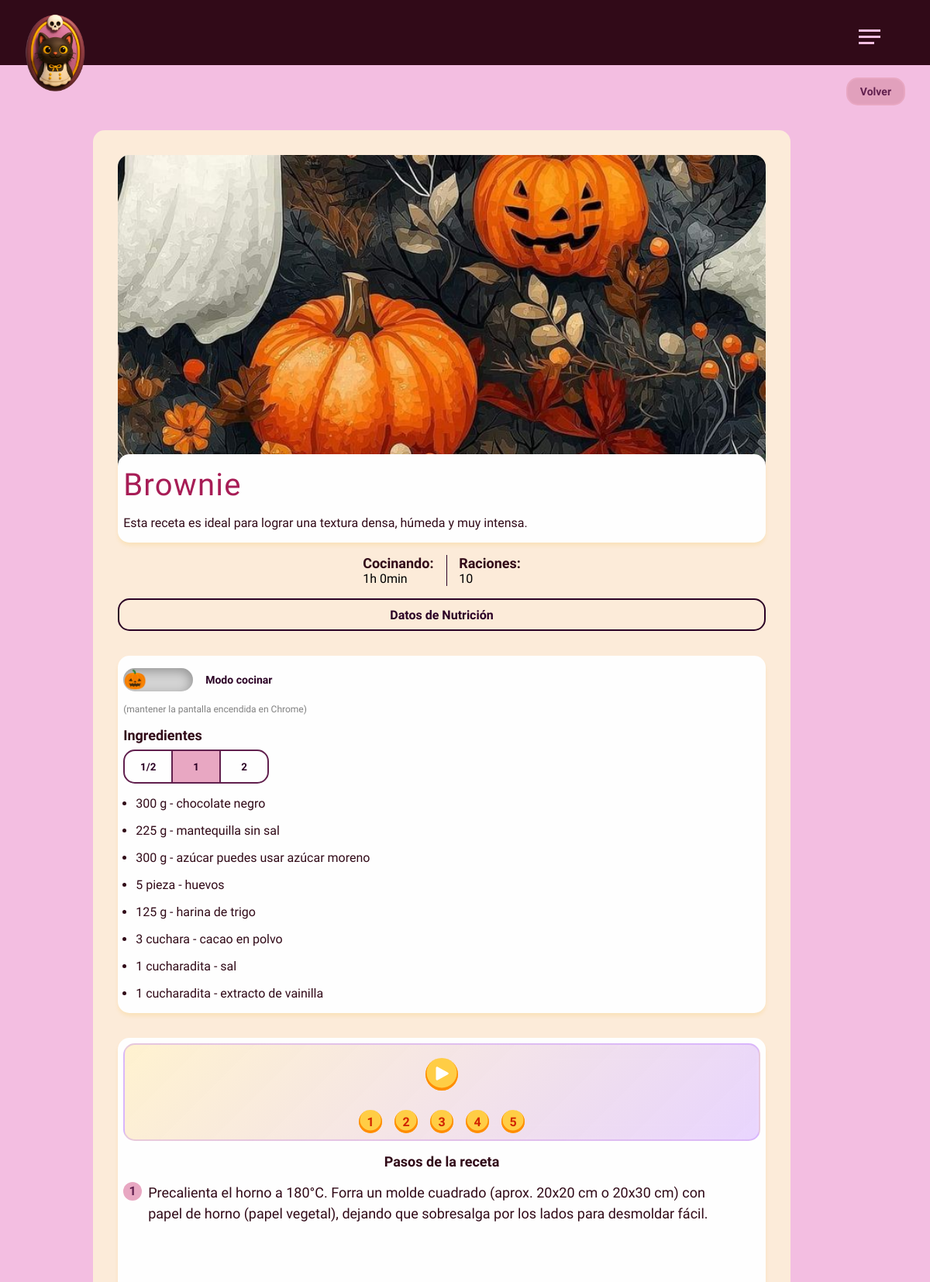
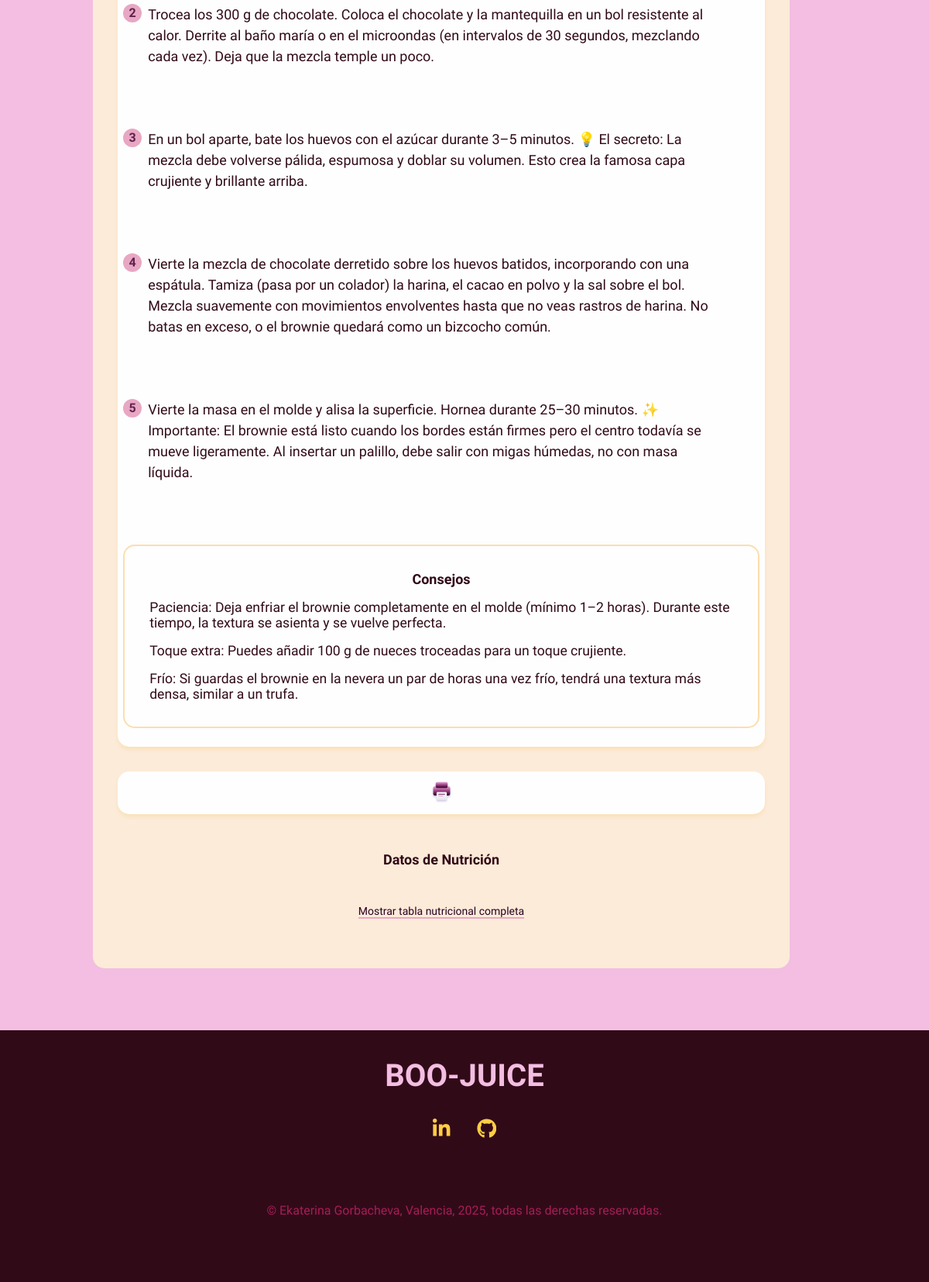
/receta/11, run on the app's committed database (2 pictures, top to bottom).
### tables this page shows
CREATE TABLE recetas (
        id INTEGER PRIMARY KEY AUTOINCREMENT,
        usuario_id INTEGER NULL,
        nombre_receta TEXT NOT NULL,
        descripcion TEXT NOT NULL 
            DEFAULT 'Nadie podría describir con palabras el sabor de este plato',
        portada TEXT,
        video TEXT,
        tiempo_preparacion INTEGER,
        cantidad_porciones INTEGER NOT NULL DEFAULT 2,
        fecha_creacion DATETIME NOT NULL,
        fecha_modificacion DATETIME NOT NULL DEFAULT CURRENT_TIMESTAMP,
        FOREIGN KEY (usuario_id)
            REFERENCES usuarios(id)
            ON DELETE SET NULL
    );

CREATE TABLE ingredientes_en_receta (
        id INTEGER PRIMARY KEY AUTOINCREMENT,
        receta_id INTEGER NOT NULL,
        ingrediente_id INTEGER NOT NULL,         
        cantidad REAL NOT NULL DEFAULT 1.0,
        medida TEXT NOT NULL CHECK (
            medida IN (
                'pieza', 'g', 'kg', 'cuchara', 'cucharadita',
                'taza', 'ml', 'l', 'al gusto', 'pizca'
            )
        ),
        FOREIGN KEY (receta_id)
            REFERENCES recetas(id)
            ON DELETE CASCADE, 
        FOREIGN KEY (ingrediente_id)
            REFERENCES ingredientes(id)
            ON DELETE CASCADE
    );

CREATE TABLE ingredientes (
        id INTEGER PRIMARY KEY AUTOINCREMENT,
        nombre_ingrediente_es TEXT NOT NULL,
        nombre_ingrediente_en TEXT,  
        protein_G REAL, 
        fat_G REAL, 
        energy_KCAL REAL,
        carbohydrate_G REAL, 
        fecha_creacion DATETIME NOT NULL,
        fecha_modificacion DATETIME NOT NULL DEFAULT CURRENT_TIMESTAMP  
        
              
    );

CREATE TABLE pasos_receta (
        id INTEGER PRIMARY KEY AUTOINCREMENT,
        receta_id INTEGER NOT NULL,
        numero_paso INTEGER NOT NULL,
        descripcion TEXT NOT NULL,
        imagen TEXT,
        FOREIGN KEY (receta_id)
            REFERENCES recetas(id)
            ON DELETE CASCADE,
        UNIQUE (receta_id, numero_paso)
    );

CREATE TABLE tips_receta (
        id INTEGER PRIMARY KEY AUTOINCREMENT,
        receta_id INTEGER NOT NULL,
        descripcion TEXT NOT NULL,
        FOREIGN KEY (receta_id)
            REFERENCES recetas(id)
            ON DELETE CASCADE
    );

### routes/showrecepies.py (the view)
@recepy_page.route('/receta/<int:id>')
def receta(id):
    is_user = session.get('user_loggedin')
    if is_user:
        user_sql_id = session.get("sql_user_id")
    else: user_sql_id = ""
    try:
        with dbquery.get_connection('recetas.db') as conn:
            data = dbquery.get_receta_by_id(id, conn)
            for item in (data or {}).get('ingredientes', []):
                if type(item['cantidad']) == float and (item['cantidad'] < 1 and item['cantidad'] > 0):
                    frac = Fraction(item['cantidad']).limit_denominator(10)
                    item['cantidad_str'] = str(frac)
                elif type(item['cantidad']) == float and item['cantidad'] >= 1:
                    item['cantidad_str'] = f"{item['cantidad']:g}"
                else:
                    item['cantidad_str'] = ''
            receta_in_favoritos = dbquery.check_receta_in_favoritos(conn, id, user_sql_id)
            can_save = bool(is_user and not receta_in_favoritos)
    except Exception as e:
        logger.error(f"Error getting data: {e}")
        abort(500)
    if not data:
        abort(404)
    return render_template('receta.html', data=data, user=is_user, can_save=can_save)

### app.py (called while the page is built)
@app.before_request
def load_user_from_session():
    uid = session.get("uid")
    if uid:
        g.user = {
            "uid": uid,
            "email_verified": session.get("email_verified", False)
        }
    else:
        g.user = None

### sqlite_CRUD_script.py (called while the page is built)
def create_connection(db_name: str) -> sqlite3.Connection:
    conn = sqlite3.connect(db_name)
    logger.debug('Conexión con DB establecida de forma correcta')
    return conn

def close_connection(conn):
    conn.close()
    logger.debug('Conexion con DB finalizada de forma correcta.')

@contextmanager
def get_connection(db_name: str):
    conn = create_connection(db_name)
    try:
        yield conn
    finally:
        close_connection(conn)

def make_dicts(cursor, row):
    return dict((cursor.description[idx][0], value)
                for idx, value in enumerate(row))

def check_receta_in_favoritos(conn, receta_id, user_id):
    conn.row_factory = make_dicts
    cursor = conn.cursor()
    cursor.execute("""
        SELECT * FROM usuarios_recetas_favoritos WHERE receta_id = ? AND usuario_id = ?;
    """, (receta_id, user_id))
    recetas = cursor.fetchall()
    return True if recetas else False

### templates/receta.html (shortened to what this page needs)
{% extends './layout.html' %}
{% block styles %}
<link rel="stylesheet" href="{{ url_for('static', filename='styles/receta.css')}}">
{% endblock %}
{% block volver_button %}
    <a href="/recetas#{{ 'receta_id_' + data.id|string }}" onclick="history.back(); return false;" class="volver-button">Volver </a>
{% endblock %}
{% block content %}
<div class="wrapper-main">
    <div class="content-inner">
        <section class="comon__info">
            <div class="cell">
                    <div class="img__box">
                        <img
                            src="{{ data.portada or [
                                url_for('static', filename='assets/images/shopping.jpg'),
                                url_for('static', filename='assets/images/pattern2.jpg'),
                                url_for('static', filename='assets/images/pattern3.jpg'),
                                url_for('static', filename='assets/images/pattern_boo_1.jpg'),
                                url_for('static', filename='assets/images/iconPimpkinIdea.jpg')
                            ] | random }}"
                            alt="{{ data.nombre_receta }}"
                            >
                    </div>
                    <div class="title__box">
                        <div class="name__like_btn">
                            <h1>{{ data.nombre_receta }}</h1>
                        </div>
                        <p>{{ data.descripcion }}</p>
                    </div>
            </div>
            <div class="preparation__info">
                <div>
                    <h3 class="label">Cocinando:</h3>
                    <p>{{ data.tiempo_preparacion//60 }}h {{ data.tiempo_preparacion%60 }}min</p>
                </div>
                <div>
                    <h3 class="label">Raciones:</h3>
                    <p>{{ data.cantidad_porciones }}</p>
                </div>
            </div>
            <a href="#nutricion" class="outlined__link">Datos de Nutrición</a>
        </section>
        <section class="ingredientes">
            <div class="ingredientes__btns">
                <label class="theme-toggle" aria-label="Toggle for no shutdown display">
                    <span class="slider">
                        <span class="icon">🎃</span>
                    </span>
                </label>
                <p class="toggle_label">Modo cocinar</p>
            </div>
            <small class="hint_pantalla">(mantener la pantalla encendida en Chrome)</small>
            <div class="ingredientes__size">
                <h3 class="label">Ingredientes</h3>
                <div class="btns__box">
                    <button data-factor="0.5">1/2</button>
                    <hr>
                    <button data-factor="1" class="active">1</button>
                    <hr>
                    <button data-factor="2">2</button>
                </div>
            </div>
            <ul class="ingredientes__list">
                {% for item in data.ingredientes %}
                <li
                    data-base="{{ item.cantidad }}"
                    data-medida="{{ item.medida }}"
                    data-nombre="{{ item.nombre_ingrediente_es }}"
                >{{ item.cantidad_str }} {{ item.medida }} - {{ item.nombre_ingrediente_es }}</li>
                {% endfor %}
            </ul>
        </section>
        <section class="steps">
            {% if data.pasos %}
            <div class="player-box">
                <div class="player">
                    <button type="button" id="play_recepy" class="play">
                        <svg xmlns="http://www.w3.org/2000/svg" viewBox="0 0 448 512" class="play_svg" fill="currentColor">
                            <path d="M91.2 36.9c-12.4-6.8-27.4-6.5-39.6 .7S32 57.9 32 72l0 368c0 14.1 7.5 27.2 19.6 34.4s27.2 7.5 39.6 .7l336-184c12.8-7 20.8-20.5 20.8-35.1s-8-28.1-20.8-35.1l-336-184z"/>
                        </svg>
                    </button>
                </div>
                <div class="step-box">
                    {% for item in data.pasos %}
                    <button class="player-by-step" type="button"> {{ item.numero_paso }} </button>
                    {% endfor %}
                </div>
            </div>
            {% endif %}
            <h3 class="label">Pasos de la receta</h3>
            {% for item in data.pasos %}
            <div class="step"
                data-base="{{ item.numero_paso }}"
                data-medida="{{ item.descripcion }}"
            >
                <div class="step_num"><p>{{ item.numero_paso }}</p></div>
                <p>{{ item.descripcion }}</p>
            </div>
            {% endfor %}
            {% if data.tips %}
            <div class="simple-box">
                <h3 class="label">Consejos</h3>
                {% for item in data.tips %}
                <p class="text">{{ item.descripcion }}</p>
                {% endfor %}
            </div>
            {% endif %}
        </section>
        <section class="steps_end_btns_box">
            <div class="steps_end_btns">
                <a href="{{ url_for('recepy_page.recepy_pdf', id=data.id)  }}" target="_blank">
                </a>
            </div>
        </section>
        <section class="nutricion" id="nutricion">
            <h3 class="label">Datos de Nutrición</h3>
            <div class="simple_link">
                <a href="{{ url_for('calorias', id=data.id) }}" >Mostrar tabla nutricional completa</a>
                <hr>
            </div>
        </section>
    </div>
</div>
{% endblock %}

### static/styles/layout.css (style rules this page uses)
.volver-button { padding: 0.5rem 1rem; background-color: rgb(225.25, 160.25, 188.2); color: #61204e; border: solid 2px #e8a7c2; border-radius: 15px; cursor: pointer; text-decoration: none; font-weight: 600; font-size: 14px; font-family: "Bai Jamjuree", sans-serif; letter-spacing: 10%; transition: all 0.5s ease-in-out; }
.text { font-size: clamp(0.9rem, 1.5vw, 1.1rem); font-family: "Bai Jamjuree", sans-serif; color: #310A18; font-weight: 400; }
.label { font-size: clamp(1rem, 1.5vw, 1.2rem); font-family: "Bai Jamjuree", sans-serif; color: #61204e; font-weight: 600; }
.simple-box { padding: 2em; border-radius: 15px; border: solid 2px rgb(252.6, 221, 173.6); width: 100%; display: flex; flex-direction: column; align-items: start; justify-content: center; text-align: start; gap: 1rem; }
* { margin: 0; padding: 0; box-sizing: border-box; font-family: "Bai Jamjuree", sans-serif; scroll-behavior: smooth; scroll-margin-top: 20vh; }
body { background-color: #F3BEE1; min-height: 100vh; display: flex; flex-direction: column; align-items: center; justify-content: center; text-align: start; }

### data on the page
recetas: nombre_receta "Brownie", descripcion "Esta receta es ideal para lograr una textura densa, húmeda y muy intensa.", tiempo_preparacion "1", data.tiempo_preparacion%60 "0", cantidad_porciones "10"
ingredientes_en_receta: cantidad_str "300", medida "g", nombre_ingrediente_es "chocolate negro"
ingredientes_en_receta: cantidad_str "225", medida "g", nombre_ingrediente_es "mantequilla sin sal"
ingredientes_en_receta: cantidad_str "300", medida "g", nombre_ingrediente_es "azúcar puedes usar azúcar moreno"
ingredientes_en_receta: cantidad_str "5", medida "pieza", nombre_ingrediente_es "huevos"
ingredientes_en_receta: cantidad_str "125", medida "g", nombre_ingrediente_es "harina de trigo"
ingredientes_en_receta: cantidad_str "3", medida "cuchara", nombre_ingrediente_es "cacao en polvo"
ingredientes_en_receta: cantidad_str "1", medida "cucharadita", nombre_ingrediente_es "sal"
ingredientes_en_receta: cantidad_str "1", medida "cucharadita", nombre_ingrediente_es "extracto de vainilla"
pasos_receta: numero_paso "1", descripcion "Precalienta el horno a 180°C. Forra un molde cuadrado (aprox. 20x20 cm o 20x30 cm) con papel de horno (papel vegetal), dejando que sobresalga por los lados para desmoldar fácil."
pasos_receta: numero_paso "2", descripcion "Trocea los 300 g de chocolate. Coloca el chocolate y la mantequilla en un bol resistente al calor. Derrite al baño maría o en el microondas (en intervalos de 30 segundos, mezclando cada vez). Deja que la mezcla temple un poco."
pasos_receta: numero_paso "3", descripcion "En un bol aparte, bate los huevos con el azúcar durante 3–5 minutos. 💡 El secreto: La mezcla debe volverse pálida, espumosa y doblar su volumen. Esto crea la famosa capa crujiente y brillante arriba."
pasos_receta: numero_paso "4", descripcion "Vierte la mezcla de chocolate derretido sobre los huevos batidos, incorporando con una espátula. Tamiza (pasa por un colador) la harina, el cacao en polvo y la sal sobre el bol. Mezcla suavemente con movimientos envolventes hasta que no veas rastros de harina. No batas en exceso, o el brownie quedará como un bizcocho común."
pasos_receta: numero_paso "5", descripcion "Vierte la masa en el molde y alisa la superficie. Hornea durante 25–30 minutos. ✨ Importante: El brownie está listo cuando los bordes están firmes pero el centro todavía se mueve ligeramente. Al insertar un palillo, debe salir con migas húmedas, no con masa líquida."
tips_receta: descripcion "Paciencia: Deja enfriar el brownie completamente en el molde (mínimo 1–2 horas). Durante este tiempo, la textura se asienta y se vuelve perfecta."
tips_receta: descripcion "Toque extra: Puedes añadir 100 g de nueces troceadas para un toque crujiente."
tips_receta: descripcion "Frío: Si guardas el brownie en la nevera un par de horas una vez frío, tendrá una textura más densa, similar a un trufa."
